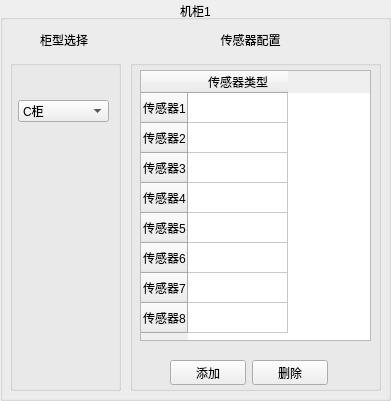
      <widget class="QGroupBox" name="groupBox_85">
       <property name="geometry">
        <rect>
         <x>10</x>
         <y>10</y>
         <width>391</width>
         <height>401</height>
        </rect>
       </property>
       <property name="title">
        <string>机柜1</string>
       </property>
       <property name="alignment">
        <set>Qt::AlignCenter</set>
       </property>
       <widget class="QGroupBox" name="groupBox_86">
        <property name="geometry">
         <rect>
          <x>710</x>
          <y>0</y>
          <width>211</width>
          <height>281</height>
         </rect>
        </property>
        <property name="title">
         <string>机柜1</string>
        </property>
       </widget>
       <widget class="QGroupBox" name="groupBox_87">
        <property name="geometry">
         <rect>
          <x>470</x>
          <y>0</y>
          <width>211</width>
          <height>281</height>
         </rect>
        </property>
        <property name="title">
         <string>机柜1</string>
        </property>
       </widget>
       <widget class="QGroupBox" name="groupBox_88">
        <property name="geometry">
         <rect>
          <x>10</x>
          <y>60</y>
          <width>111</width>
          <height>331</height>
         </rect>
        </property>
        <property name="title">
         <string/>
        </property>
        <widget class="QComboBox" name="Cabinet_comboBox_4853_master_c1">
         <property name="geometry">
          <rect>
           <x>8</x>
           <y>40</y>
           <width>91</width>
           <height>22</height>
          </rect>
         </property>
         <item>
          <property name="text">
           <string>C柜</string>
          </property>
         </item>
         <item>
          <property name="text">
           <string>D柜</string>
          </property>
         </item>
         <item>
          <property name="text">
           <string>V柜</string>
          </property>
         </item>
         <item>
          <property name="text">
           <string>696CBBR柜</string>
          </property>
         </item>
         <item>
          <property name="text">
           <string>696CB柜</string>
          </property>
         </item>
         <item>
          <property name="text">
           <string>BE柜</string>
          </property>
         </item>
         <item>
          <property name="text">
           <string>DE柜</string>
          </property>
         </item>
         <item>
          <property name="text">
           <string>F柜</string>
          </property>
         </item>
         <item>
          <property name="text">
           <string>M柜</string>
          </property>
         </item>
         <item>
          <property name="text">
           <string>PT柜</string>
          </property>
         </item>
         <item>
          <property name="text">
           <string>PTC500柜</string>
          </property>
         </item>
         <item>
          <property name="text">
           <string>PTC600柜</string>
          </property>
         </item>
         <item>
          <property name="text">
           <string>SL柜</string>
          </property>
         </item>
         <item>
          <property name="text">
           <string>SV25SV20柜</string>
          </property>
         </item>
         <item>
          <property name="text">
           <string>SV柜</string>
          </property>
         </item>
         <item>
          <property name="text">
           <string>V25V20柜</string>
          </property>
         </item>
        </widget>
        <widget class="QLabel" name="picture_lable_4853_master_c1">
         <property name="geometry">
          <rect>
           <x>20</x>
           <y>70</y>
           <width>71</width>
           <height>211</height>
          </rect>
         </property>
         <property name="text">
          <string/>
         </property>
        </widget>
       </widget>
       <widget class="QTableWidget" name="tableWidget_4853_master_c1">
        <property name="geometry">
         <rect>
          <x>140</x>
          <y>70</y>
          <width>231</width>
          <height>271</height>
         </rect>
        </property>
        <property name="lineWidth">
         <number>1</number>
        </property>
        <property name="autoScrollMargin">
         <number>16</number>
        </property>
        <row>
         <property name="text">
          <string>传感器1</string>
         </property>
        </row>
        <row>
         <property name="text">
          <string>传感器2</string>
         </property>
        </row>
        <row>
         <property name="text">
          <string>传感器3</string>
         </property>
        </row>
        <row>
         <property name="text">
          <string>传感器4</string>
         </property>
        </row>
        <row>
         <property name="text">
          <string>传感器5</string>
         </property>
        </row>
        <row>
         <property name="text">
          <string>传感器6</string>
         </property>
        </row>
        <row>
         <property name="text">
          <string>传感器7</string>
         </property>
        </row>
        <row>
         <property name="text">
          <string>传感器8</string>
         </property>
        </row>
        <column>
         <property name="text">
          <string>传感器类型</string>
         </property>
        </column>
       </widget>
       <widget class="QLabel" name="label_13">
        <property name="geometry">
         <rect>
          <x>200</x>
          <y>30</y>
          <width>101</width>
          <height>20</height>
         </rect>
        </property>
        <property name="text">
         <string>传感器配置</string>
        </property>
        <property name="alignment">
         <set>Qt::AlignCenter</set>
        </property>
       </widget>
       <widget class="QLabel" name="label_14">
        <property name="geometry">
         <rect>
          <x>40</x>
          <y>30</y>
          <width>54</width>
          <height>20</height>
         </rect>
        </property>
        <property name="text">
         <string>柜型选择</string>
        </property>
       </widget>
       <widget class="QGroupBox" name="groupBox_89">
        <property name="geometry">
         <rect>
          <x>130</x>
          <y>60</y>
          <width>251</width>
          <height>331</height>
         </rect>
        </property>
        <property name="title">
         <string/>
        </property>
        <widget class="QWidget" name="layoutWidget_22">
         <property name="geometry">
          <rect>
           <x>40</x>
           <y>300</y>
           <width>158</width>
           <height>25</height>
          </rect>
         </property>
         <layout class="QHBoxLayout" name="horizontalLayout_59">
          <item>
           <widget class="QPushButton" name="addBt_4853_master_c1">
            <property name="text">
             <string>添加</string>
            </property>
           </widget>
          </item>
          <item>
           <widget class="QPushButton" name="deleteBt_4853_master_c1">
            <property name="text">
             <string>删除</string>
            </property>
           </widget>
          </item>
         </layout>
        </widget>
       </widget>
       <zorder>groupBox_89</zorder>
       <zorder>groupBox_86</zorder>
       <zorder>groupBox_87</zorder>
       <zorder>groupBox_88</zorder>
       <zorder>tableWidget_4853_master_c1</zorder>
       <zorder>label_13</zorder>
       <zorder>label_14</zorder>
      </widget>
